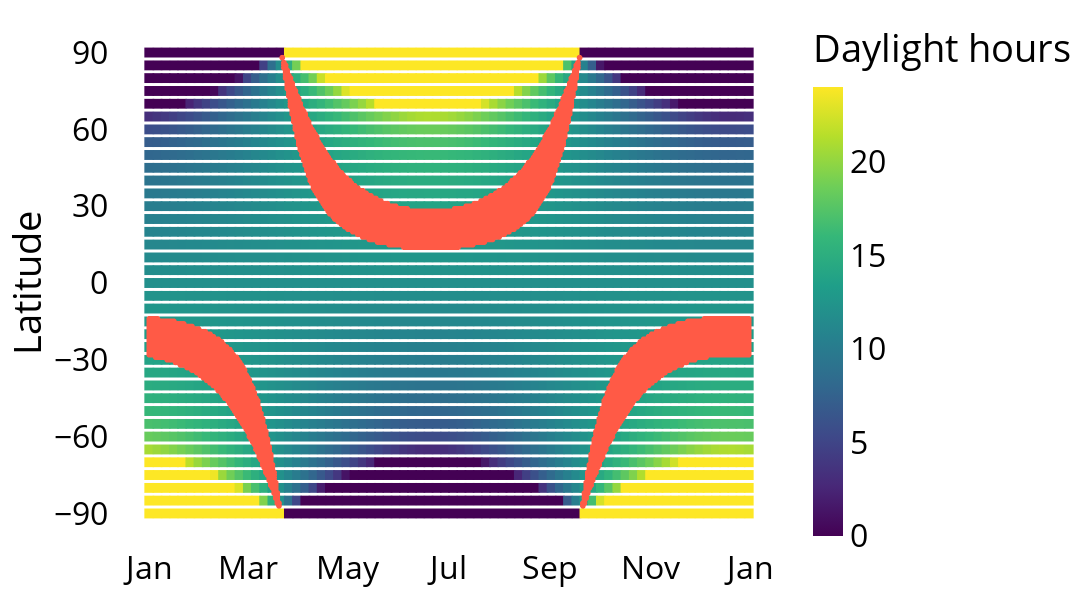

Notebook source saved alongside this figure:
### Code cell
fig = px.scatter(
    day_length_by_latitude_coarse,
    x="date",
    y="latitude",
    color="day_length",
    color_continuous_scale="viridis",
    labels={"latitude": "Latitude", "date": "Date", "day_length": "Daylight hours"},
)

fig.update_traces(marker=dict(size=10, symbol="square"))

fig.update_layout(
    width=1400, 
    height=600,
    xaxis=dict(tickformat="%b"),
    yaxis=dict(dtick=30),
    paper_bgcolor="rgba(255,255,255,1)",
    plot_bgcolor="rgba(255,255,255,1)",
    font=dict(color="black", size=32),
    margin=dict(t=20, b=50)
)

fig.update_xaxes(
    title=None, 
    showline=False,
    showgrid=False,
)

fig.update_yaxes(
    showline=False,
    showgrid=False,
    zeroline=False,
)

day_length = target_day_length
tolerance = 1

# Get matching days, but avoid drawing days to the right of the grid
matching_days = (
    day_length_by_latitude[day_length_by_latitude.day_length.between(day_length - tolerance/2, day_length + tolerance/2) & day_length_by_latitude.date.le(day_length_by_latitude_coarse.date.max())]
)

fig.add_trace(go.Scattergl(
    x=matching_days.date,
    y=matching_days.latitude,
    mode="markers",
    showlegend=False,
    marker=dict(color="rgba(255, 90, 70, 1.0)")
))

fig

### Figure 1 — Plotly figure (JSON) as saved in the notebook; plotly's stock layout.template omitted (floating-point values rounded to 4 significant figures; data arrays with more than 128 entries replaced by an {"elided": "..."} marker saying what was removed)
{"data": [{"hovertemplate": "Date=%{x}<br>Latitude=%{y}<br>Daylight hours=%{marker.color}<extra></extra>", "legendgroup": "", "marker": {"color": {"elided": "2738 float values"}, "coloraxis": "coloraxis", "size": 10, "symbol": "square"}, "mode": "markers", "name": "", "showlegend": false, "type": "scattergl", "x": {"elided": "2738 str values"}, "xaxis": "x", "y": {"elided": "2738 int values"}, "yaxis": "y"}, {"marker": {"color": "rgba(255, 90, 70, 1.0)"}, "mode": "markers", "showlegend": false, "type": "scattergl", "x": {"elided": "6336 str values"}, "y": {"elided": "6336 int values"}}], "layout": {"coloraxis": {"colorbar": {"title": {"text": "Daylight hours"}}, "colorscale": [[0, "#440154"], [0.1111, "#482878"], [0.2222, "#3e4989"], [0.3333, "#31688e"], [0.4444, "#26828e"], [0.5556, "#1f9e89"], [0.6667, "#35b779"], [0.7778, "#6ece58"], [0.8889, "#b5de2b"], [1, "#fde725"]]}, "font": {"color": "black", "size": 32}, "height": 600, "legend": {"tracegroupgap": 0}, "margin": {"b": 50, "t": 20}, "paper_bgcolor": "rgba(255,255,255,1)", "plot_bgcolor": "rgba(255,255,255,1)", "width": 1400, "xaxis": {"anchor": "y", "domain": [0, 1], "showgrid": false, "showline": false, "tickformat": "%b", "title": {}}, "yaxis": {"anchor": "x", "domain": [0, 1], "dtick": 30, "showgrid": false, "showline": false, "title": {"text": "Latitude"}, "zeroline": false}}}
